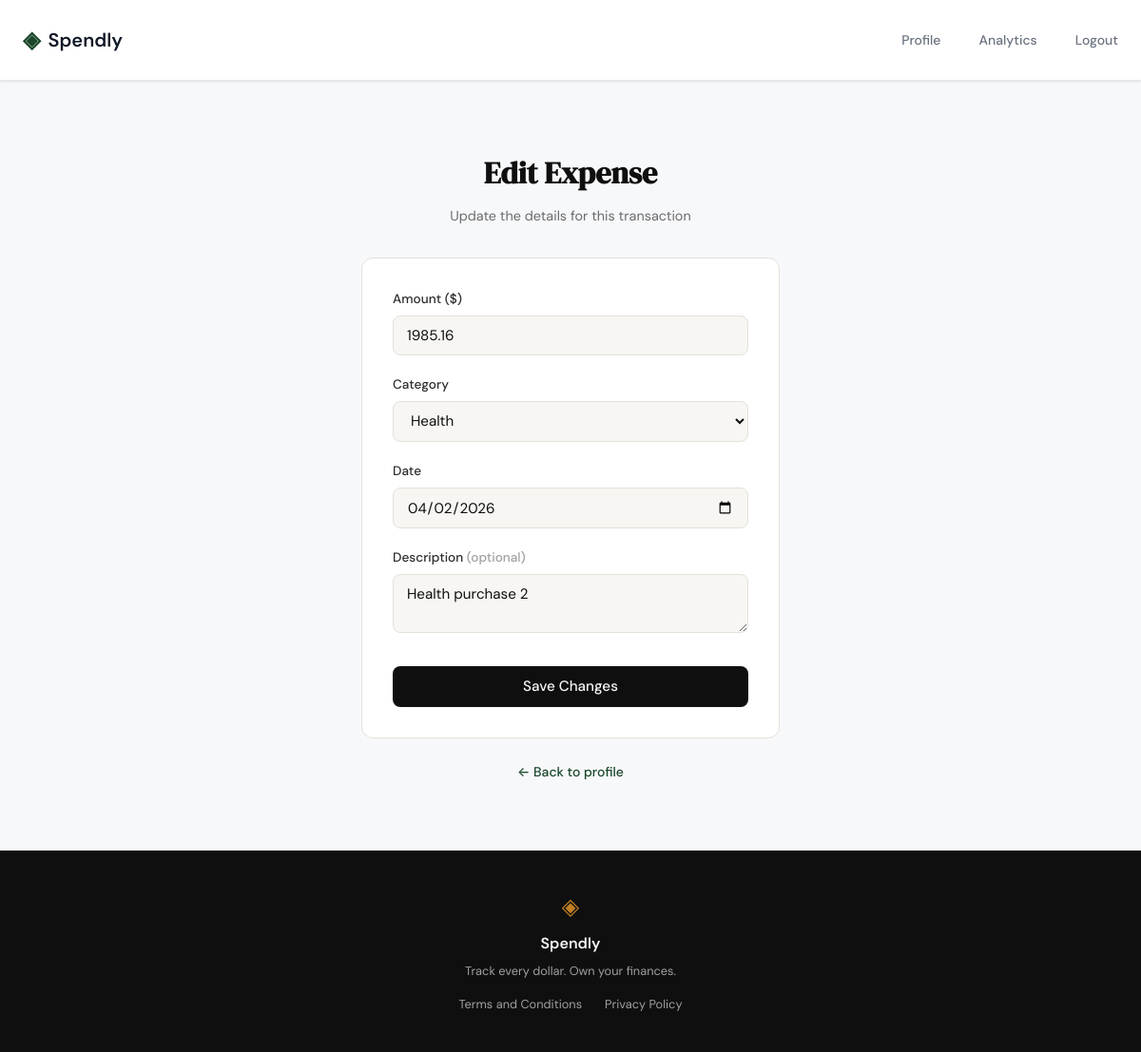
/expenses/26/edit (signed in), run on the app's committed database.
### tables this page shows
CREATE TABLE expenses (
            id INTEGER PRIMARY KEY AUTOINCREMENT,
            user_id INTEGER NOT NULL REFERENCES users(id),
            amount REAL NOT NULL,
            category TEXT NOT NULL,
            date TEXT NOT NULL,
            description TEXT,
            created_at TEXT DEFAULT (datetime('now'))
        );

### app.py (the view, shortened to what this page needs)
@app.route("/expenses/<int:expense_id>/edit", methods=["GET", "POST"])
def edit_expense(expense_id):
    if "user_id" not in session:
        flash("Please log in to access this page", "warning")
        return redirect(url_for("login"))
    conn = get_db()
    expense = conn.execute(
        "SELECT * FROM expenses WHERE id = ? AND user_id = ?",
        (expense_id, session["user_id"])
    ).fetchone()
    if not expense:
        conn.close()
        flash("Expense not found", "error")
        return redirect(url_for("profile"))
    conn.close()
    return render_template(
        "edit_expense.html",
        expense=expense,
        errors=[],
        categories=EXPENSE_CATEGORIES,
        form={"amount": expense["amount"], "category": expense["category"],
              "date": expense["date"], "description": expense["description"] or ""},
    )

### database/db.py (called while the page is built)
def get_db():
    conn = sqlite3.connect(DB_PATH)
    conn.row_factory = sqlite3.Row
    conn.execute("PRAGMA foreign_keys = ON")
    return conn

### templates/edit_expense.html (shortened to what this page needs)
{% extends "base.html" %}
{% block content %}
<section class="auth-section">
  <div class="auth-container">
    <div class="auth-header">
      <h1 class="auth-title">Edit Expense</h1>
      <p class="auth-subtitle">Update the details for this transaction</p>
    </div>
    <div class="auth-card">
      <form method="POST" action="{{ url_for('edit_expense', expense_id=expense.id) }}">
        <div class="form-group">
          <label for="amount">Amount ($)</label>
          <input type="number" id="amount" name="amount"
                 class="form-input" placeholder="0.00"
                 step="0.01" min="0.01"
                 value="{{ form.amount }}" required autofocus>
        </div>
        <div class="form-group">
          <label for="category">Category</label>
          <select id="category" name="category" class="form-input" required>
            {% for cat in categories %}
            <option value="{{ cat }}" {% if form.category == cat %}selected{% endif %}>{{ cat }}</option>
            {% endfor %}
          </select>
        </div>
        <div class="form-group">
          <label for="date">Date</label>
          <input type="date" id="date" name="date"
                 class="form-input"
                 value="{{ form.date }}" required>
        </div>
        <div class="form-group">
          <label for="description">
            Description <span style="color:var(--ink-faint)">(optional)</span>
          </label>
          <textarea id="description" name="description"
                    class="form-input" rows="2"
                    placeholder="e.g. Grocery shopping">{{ form.description }}</textarea>
        </div>
        <button type="submit" class="btn-submit">Save Changes</button>
      </form>
    </div>
    <p class="auth-switch">
      <a href="{{ url_for('profile') }}">← Back to profile</a>
    </p>
  </div>
</section>
{% endblock %}

### static/css/style.css (style rules this page uses)
:root { --ink: #0f0f0f; --ink-soft: #2d2d2d; --ink-muted: #6b6b6b; --ink-faint: #a0a0a0; --paper: #f7f6f3; --paper-warm: #f0ede6; --paper-card: #ffffff; --accent: #1a472a; --accent-light: #e8f0eb; --accent-2: #c17f24; --accent-2-light: #fdf3e3; --danger: #c0392b; --danger-light: #fdecea; --border: #e4e1da; --border-soft: #eeebe4; --font-display: 'DM Serif Display', Georgia, serif; --font-body: 'DM Sans', system-ui, sans-serif; --max-width: 1200px; --auth-width: 440px; --radius-sm: 6px; --radius-md: 12px; --radius-lg: 20px; }
*, *::before, *::after { box-sizing: border-box; margin: 0; padding: 0; }
html { font-size: 16px; scroll-behavior: smooth; }
body { background: var(--paper); color: var(--ink); font-family: var(--font-body); font-size: 1rem; line-height: 1.6; -webkit-font-smoothing: antialiased; }
a { color: inherit; text-decoration: none; }
.auth-section { min-height: calc(100vh - 60px - 100px); display: flex; align-items: center; justify-content: center; padding: 3rem 2rem; }
.auth-container { width: 100%; max-width: var(--auth-width); }
.auth-header { text-align: center; margin-bottom: 2rem; }
.auth-title { font-family: var(--font-display); font-size: 2rem; color: var(--ink); margin-bottom: 0.5rem; }
.auth-subtitle { font-size: 0.9rem; color: var(--ink-muted); }
.auth-card { background: var(--paper-card); border: 1px solid var(--border); border-radius: var(--radius-md); padding: 2rem; margin-bottom: 1.5rem; }
.form-group { margin-bottom: 1.25rem; }
.form-group label { display: block; font-size: 0.85rem; font-weight: 500; color: var(--ink-soft); margin-bottom: 0.4rem; }
.form-input { width: 100%; padding: 0.6rem 0.875rem; border: 1px solid var(--border); border-radius: var(--radius-sm); font-family: var(--font-body); font-size: 0.95rem; color: var(--ink); background: var(--paper); outline: none; transition: border-color 0.2s; }
.form-input::placeholder { color: var(--ink-faint); }
.btn-submit { width: 100%; padding: 0.7rem; background: var(--ink); color: var(--paper); border: none; border-radius: var(--radius-sm); font-family: var(--font-body); font-size: 0.95rem; font-weight: 500; cursor: pointer; transition: background 0.2s; margin-top: 0.5rem; }
.auth-switch { text-align: center; font-size: 0.875rem; color: var(--ink-muted); }
.auth-switch a { color: var(--accent); font-weight: 500; }

### static/css/profile.css (style rules this page uses)
:root { --color-bg: #F7F8FA; --color-surface: #FFFFFF; --color-text-primary: #111827; --color-text-secondary: #6B7280; --color-border: #E5E7EB; --color-primary: #6366F1; --color-primary-light: #EDE9FE; --color-accent: #10B981; --color-danger: #EF4444; --color-danger-light: #FEE2E2; --color-warning: #F59E0B; --space-1: 4px; --space-2: 8px; --space-3: 12px; --space-4: 16px; --space-5: 24px; --space-6: 32px; --radius-sm: 8px; --radius-md: 12px; --radius-lg: 16px; --shadow-sm: 0 1px 2px rgba(0, 0, 0, 0.04), 0 1px 3px rgba(0, 0, 0, 0.06); --shadow-card: 0 4px 6px -1px rgba(0, 0, 0, 0.1), 0 2px 4px -1px rgba(0, 0, 0, 0.06); }
* { box-sizing: border-box; }
body { font-family: 'DM Sans', -apple-system, BlinkMacSystemFont, 'Segoe UI', Roboto, sans-serif; background-color: var(--color-bg); color: var(--color-text-primary); margin: 0; padding: 0; }

### data on the page
expenses: amount "1985.16", category "Health", date "04/02/2026", description "Health purchase 2"
